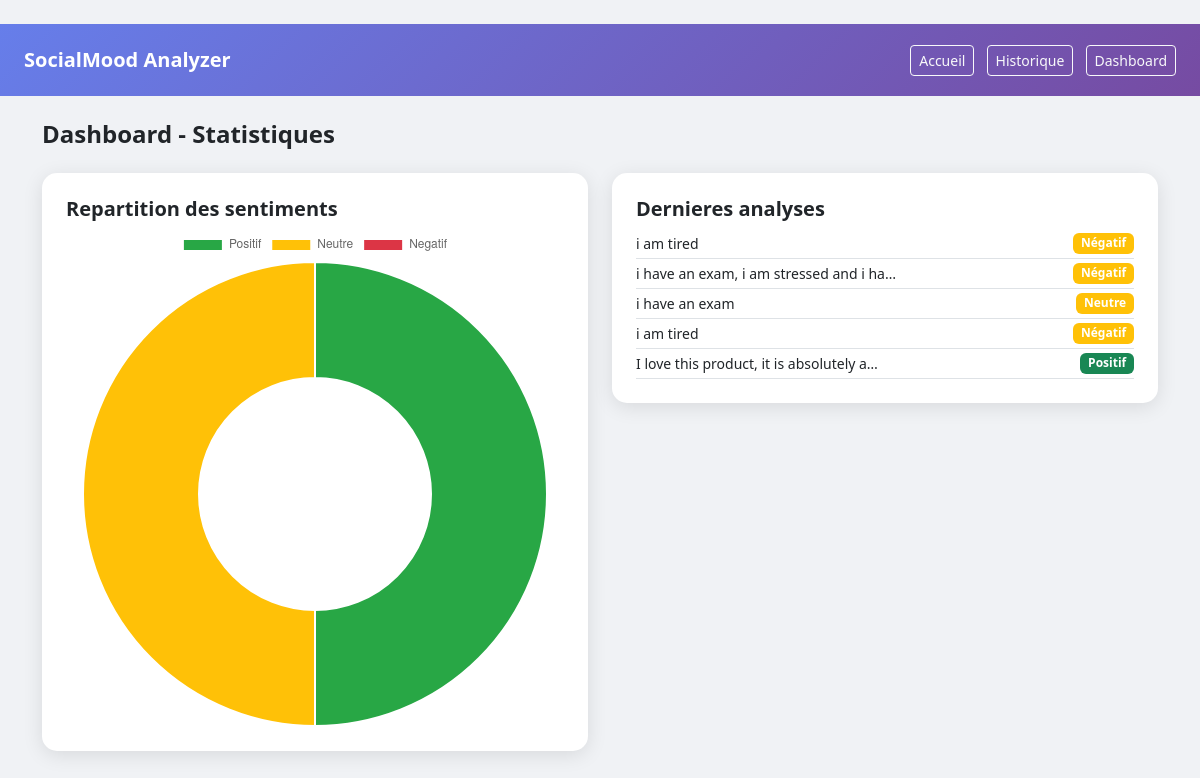
/dashboard/, run on the app's committed database.
### analyzer/models.py (models this page shows, shortened)
class Analyse(models.Model):
    SENTIMENT_CHOICES = [
        ('Positif', 'Positif'),
        ('Neutre',  'Neutre'),
        ('Negatif', 'Negatif'),
    ]
    texte     = models.TextField()
    sentiment = models.CharField(max_length=20, choices=SENTIMENT_CHOICES)
    score     = models.FloatField()
    date      = models.DateTimeField(auto_now_add=True)
    class Meta:
        ordering = ['-date']

### analyzer/views.py (the view)
# urls.py: path('dashboard/',  views.dashboard,  name='dashboard'),
def dashboard(request):
    analyses = Analyse.objects.all()
    labels = ['Positif', 'Neutre', 'Negatif']
    data   = [
        analyses.filter(sentiment='Positif').count(),
        analyses.filter(sentiment='Neutre').count(),
        analyses.filter(sentiment='Negatif').count(),
    ]
    return render(request, 'dashboard.html', {
        'analyses' : analyses,
        'labels'   : json.dumps(labels),
        'data'     : json.dumps(data),
    })

### templates/dashboard.html (shortened to what this page needs)
﻿{% extends 'base.html' %}
{% block content %}
<h4 class="fw-bold mb-4">Dashboard - Statistiques</h4>
<div class="row">
  <div class="col-md-6">
    <div class="card p-4">
      <h5 class="fw-bold">Repartition des sentiments</h5>
      <canvas id="sentimentChart"></canvas>
    </div>
  </div>
  <div class="col-md-6">
    <div class="card p-4">
      <h5 class="fw-bold">Dernieres analyses</h5>
      {% for item in analyses|slice:":8" %}
      <div class="d-flex justify-content-between border-bottom py-1">
        <small>{{ item.texte|truncatechars:40 }}</small>
        <span class="badge bg-{% if item.sentiment == 'Positif' %}success{% elif item.sentiment == 'Negatif' %}danger{% else %}warning{% endif %}">
          {{ item.sentiment }}
        </span>
      </div>
      {% endfor %}
    </div>
  </div>
</div>
{% endblock %}
{% block scripts %}
<script>
  const ctx = document.getElementById('sentimentChart').getContext('2d');
  new Chart(ctx, {
    type: 'doughnut',
    data: {
      labels: {{ labels|safe }},
      datasets: [{
        data: {{ data|safe }},
        backgroundColor: ['#28a745', '#ffc107', '#dc3545'],
      }]
    }
  });
</script>
{% endblock %}

### templates/base.html (style rules this page uses)
body { background: #f0f2f5; }
.card { border: none; border-radius: 15px; box-shadow: 0 4px 20px rgba(0,0,0,0.1); }

### data on the page
Analyse: texte "i am tired", sentiment "Négatif"
Analyse: texte "i have an exam, i am stressed and i ha…", sentiment "Négatif"
Analyse: texte "i have an exam", sentiment "Neutre"
Analyse: texte "i am tired", sentiment "Négatif"
Analyse: texte "I love this product, it is absolutely a…", sentiment "Positif"

### other printed values
chart data {{ labels|safe }} ["Positif", "Neutre", "Negatif"]
chart data {{ data|safe }} [1, 1, 0]
